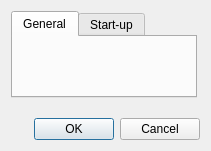
<?xml version="1.0" encoding="UTF-8"?>
<ui version="4.0">
 <class>hadesvm::gui::PreferencesDialog</class>
 <widget class="QDialog" name="hadesvm::gui::PreferencesDialog">
  <property name="windowModality">
   <enum>Qt::WindowModal</enum>
  </property>
  <property name="geometry">
   <rect>
    <x>0</x>
    <y>0</y>
    <width>211</width>
    <height>151</height>
   </rect>
  </property>
  <property name="windowTitle">
   <string>Preferences</string>
  </property>
  <layout class="QFormLayout" name="formLayout">
   <item row="0" column="0" colspan="2">
    <widget class="QTabWidget" name="tabWidget">
     <property name="sizePolicy">
      <sizepolicy hsizetype="Maximum" vsizetype="Expanding">
       <horstretch>0</horstretch>
       <verstretch>0</verstretch>
      </sizepolicy>
     </property>
     <property name="currentIndex">
      <number>0</number>
     </property>
     <widget class="QWidget" name="generalTab">
      <attribute name="title">
       <string>General</string>
      </attribute>
     </widget>
     <widget class="QWidget" name="startupTab">
      <attribute name="title">
       <string>Start-up</string>
      </attribute>
      <layout class="QGridLayout" name="gridLayout">
       <item row="0" column="0">
        <widget class="QCheckBox" name="startMinimizedCheckBox">
         <property name="text">
          <string>Start HadesVM minimized</string>
         </property>
        </widget>
       </item>
       <item row="1" column="0">
        <spacer name="verticalSpacer_2">
         <property name="orientation">
          <enum>Qt::Vertical</enum>
         </property>
         <property name="sizeHint" stdset="0">
          <size>
           <width>8</width>
           <height>8</height>
          </size>
         </property>
        </spacer>
       </item>
      </layout>
     </widget>
    </widget>
   </item>
   <item row="1" column="0" colspan="2">
    <spacer name="verticalSpacer">
     <property name="orientation">
      <enum>Qt::Vertical</enum>
     </property>
     <property name="sizeType">
      <enum>QSizePolicy::Fixed</enum>
     </property>
     <property name="sizeHint" stdset="0">
      <size>
       <width>8</width>
       <height>8</height>
      </size>
     </property>
    </spacer>
   </item>
   <item row="2" column="0" colspan="2">
    <widget class="QDialogButtonBox" name="buttonBox">
     <property name="orientation">
      <enum>Qt::Horizontal</enum>
     </property>
     <property name="standardButtons">
      <set>QDialogButtonBox::Cancel|QDialogButtonBox::Ok</set>
     </property>
    </widget>
   </item>
  </layout>
 </widget>
 <resources/>
 <connections>
  <connection>
   <sender>buttonBox</sender>
   <signal>accepted()</signal>
   <receiver>hadesvm::gui::PreferencesDialog</receiver>
   <slot>_accept()</slot>
   <hints>
    <hint type="sourcelabel">
     <x>248</x>
     <y>254</y>
    </hint>
    <hint type="destinationlabel">
     <x>157</x>
     <y>274</y>
    </hint>
   </hints>
  </connection>
  <connection>
   <sender>buttonBox</sender>
   <signal>rejected()</signal>
   <receiver>hadesvm::gui::PreferencesDialog</receiver>
   <slot>reject()</slot>
   <hints>
    <hint type="sourcelabel">
     <x>316</x>
     <y>260</y>
    </hint>
    <hint type="destinationlabel">
     <x>286</x>
     <y>274</y>
    </hint>
   </hints>
  </connection>
 </connections>
 <slots>
  <slot>_accept()</slot>
 </slots>
</ui>
